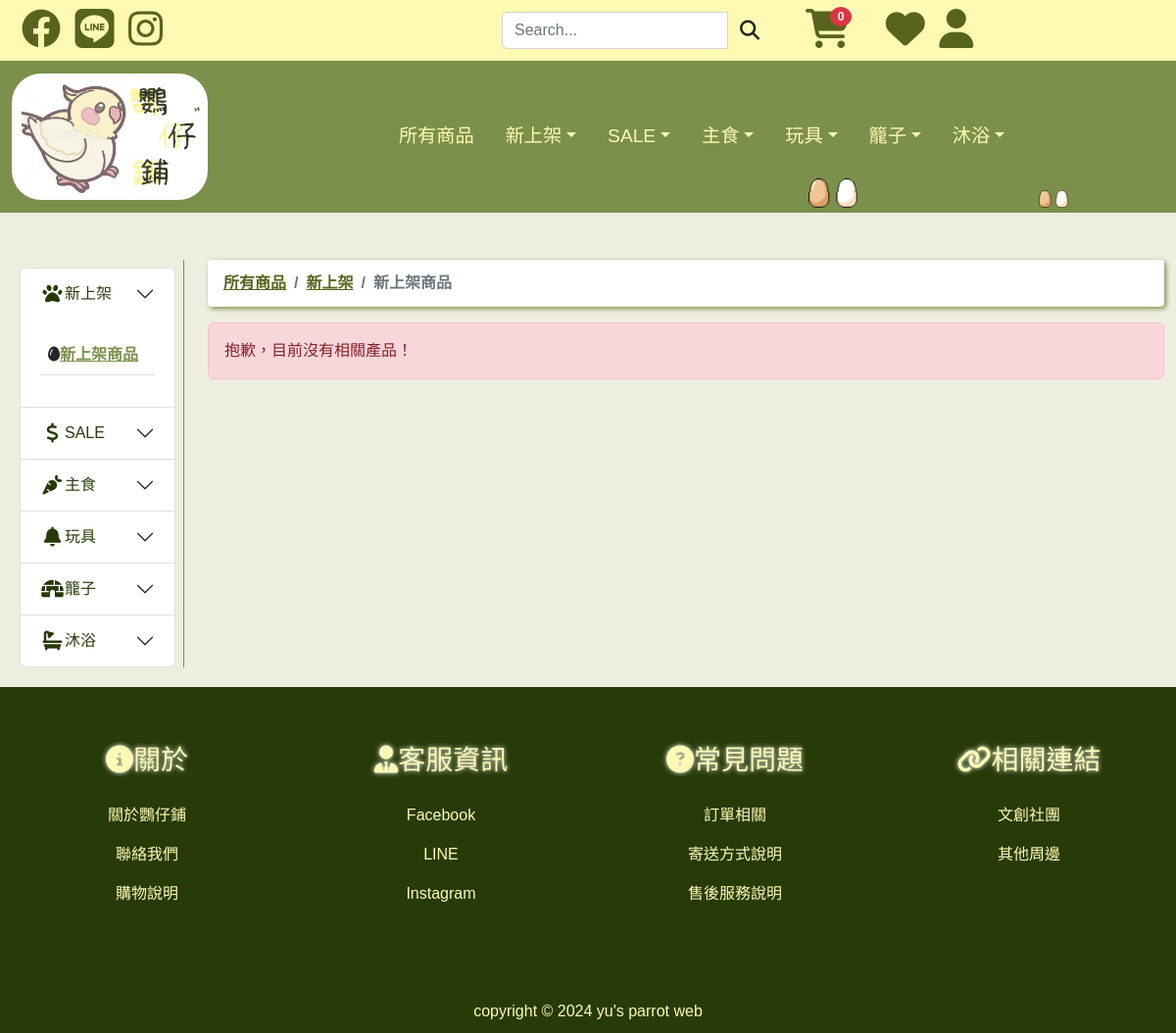
Screenshot of /product.php?classid=128 with the database file from the repository.
### tables this page shows
CREATE TABLE `pyclass` (
  `classid` int(3) NOT NULL COMMENT '產品類別',
  `level` int(2) NOT NULL COMMENT '所在層級',
  `fonticon` varchar(30) NOT NULL COMMENT '字型圖示',
  `cname` varchar(30) NOT NULL COMMENT '類別名稱',
  `sort` int(3) NOT NULL COMMENT '列表排序',
  `uplink` int(3) NOT NULL COMMENT '上層連結',
  `create_date` timestamp NOT NULL DEFAULT current_timestamp() ON UPDATE current_timestamp() COMMENT '建立時間與更新時間'
);

### mod/breadcrumb.php (the view, shortened to what this page needs)
<?php
$level1Open = "";
$level2Open = "";
$level3Open = "";
if(isset($_GET['p_id']) && $_GET['p_id'] != ""){
    $SQLstring = sprintf("SELECT * FROM product,pyclass,(SELECT classid as upclassid, level as uplevel, cname as upcname FROM pyclass WHERE level=1) as uplevel WHERE product.classid=pyclass.classid AND pyclass.uplink=uplevel.upclassid AND product.p_id=%d",$_GET['p_id']);
    $classid_rs = $link->query($SQLstring);
    $data = $classid_rs->fetch();
    $level1Cname = $data['upcname'];
    $level1Upclassid=$data['upclassid'];
    $level1 = $data['uplevel'];
    $level1Open = '<li class="breadcrumb-item"><a href="product.php?classid=' . $level1Upclassid . '&level=' . $level1 . '">' . $level1Cname . '</a></li>';
    $level2Cname = $data['cname'];
    $level2Classid = $data['classid'];
    $level2Open = '<li class="breadcrumb-item"><a href="product.php?classid='.$level2Classid.'">'.$level2Cname.'</a></li>';
    $level3Open = '<li class="breadcrumb-item active" aria-current="page">'.$data['p_name'].'</li>';
} elseif(isset($_GET['search_name'])){
    $level1Open='<li class="breadcrumb-item active" aria-current="page">關鍵字查詢：'.$_GET['search_name'].'</li>';
} elseif (isset($_GET['classid'])) {
    $SQLstring = sprintf("SELECT * FROM pyclass WHERE level=2 AND classid=%d", $_GET['classid']);
    $classid_rs = $link->query($SQLstring);
    $data = $classid_rs->fetch();
    $level2Cname = $data['cname'];
    $level2Uplink = $data['uplink'];
    $level2Open = '<li class="breadcrumb-item active" aria-current="page">' . $level2Cname . '</li>';
    $SQLstring = sprintf("SELECT * FROM pyclass WHERE level=1 and classid=%d", $level2Uplink);
    $classid_rs = $link->query($SQLstring);
    $data = $classid_rs->fetch();
    $level1Cname = $data['cname'];
    $level1 = $data['level'];
    $level1Open = '<li class="breadcrumb-item"><a href="product.php?classid=' . $level2Uplink . '&level=' . $level1 . '">' . $level1Cname . '</a></li>';
}
?>
<nav aria-label="breadcrumb">
    <ol class="breadcrumb">
        <li class="breadcrumb-item"><a href="./product.php">所有商品</a></li>
        <?php echo $level1Open.$level2Open.$level3Open; ?>
    </ol>
</nav>

### mod/header.php (shortened to what this page needs)
<div class="container-fluid">
    <div class="search row">
        <div class="col-md-5">
            <a href="#" title="facebook"><i class="fa-brands fa-facebook"></i></a>
            <a href="#" title="LINE"><i class="fa-brands fa-line"></i></a>
            <a href="#" title="Instagram"><i class="fa-brands fa-instagram"></i></a>
        </div>
        <div class="col-md-3">
            <div class="searchbar">
                <form name="search" action="./product.php" id="search" method="get">
                    <div class="input-group">
                        <input type="text" name="search_name" id="search_name" class="form-control" placeholder="Search..." value="<?php echo (isset($_GET['search_name'])) ? $_GET['search_name'] : ''; ?>" required>
                        <span class="input-group-bth">
                            <button class="btn btn-default" type="submit">
                                <i class="fas fa-search fa-lg"></i>
                            </button>
                        </span>
                    </div>
                </form>
            </div>
        </div>
        <?php
        $SQLstring = "SELECT * FROM cart WHERE orderid is NULL AND ip='" . $_SERVER['REMOTE_ADDR'] . "'";
        $cart_rs = $link->query($SQLstring);
        ?>
        <div class="col-md-4">
            <a href="./cart.php" title="購物車"><i class="fa-solid fa-cart-shopping"></i><span class="badge text-bg-danger"><?php echo ($cart_rs) ? $cart_rs->rowCount() : ''; ?></span></a>
            <a href="#" title="願望清單"><i class="fa-solid fa-heart"></i></a>
            <?php if (!isset($_SESSION['login'])) { ?>
                <a href="./login.php" title="會員中心"><i class="fa-solid fa-user"></i></a>
            <?php } else { ?>
                <a href="#" title="會員中心"><i class="fa-solid fa-user"></i></a>
                <a class="nav-link right" href="javascript:void(0);" title="登出" onclick="btn_confirmLink('是否確定登出？','./mod/logout.php')"><i class="fa-solid fa-right-from-bracket logout"></i></a>
            <?php } ?>
        </div>
    </div>
    <div class="nav row">
        <nav class="navbar navbar-expand-lg">
            <div class="container-fluid">
                <a class="navbar-brand" href="./index.php"><img src="./images/logo.jpg" alt="logo" class="logo" title="鸚仔鋪"></a>
                <div class="collapse navbar-collapse" id="navbarSupportedContent">
                    <ul class="navbar-nav mx-auto mb-2 mb-lg-0">
                        <li class="nav-item">
                            <a class="nav-link" aria-current="page" href="./product.php">所有商品</a>
                        </li>
                        <?php multiList01(); ?>
                    </ul>
                </div>
                <div class="parrotImg">
                    <img src="./images/egg.png" alt="" width="50px">
                    <img src="./images/egg.png" alt="" width="30px">
                </div>
            </div>
        </nav>
    </div>
</div>
<?php
function multiList01()
{
    global $link;
    $SQLstring = "SELECT * FROM pyclass WHERE level=1 ORDER BY sort";
    $pyclass01 = $link->query($SQLstring);
?>
    <?php while ($pyclass01_Rows = $pyclass01->fetch()) { ?>
        <li class="nav-item dropdown">
            <a class="nav-link dropdown-toggle" href="#" role="button" data-bs-toggle="dropdown" aria-expanded="false"><?php echo $pyclass01_Rows['cname']; ?></a>
        </li>
    <?php } ?>
<?php } ?>

### mod/sidebar.php (shortened to what this page needs)
<div class="sidebar pe-2 ps-2 pt-2">
    <?php
    $SQLstring = "SELECT * FROM pyclass WHERE level=1 ORDER BY sort";
    $pyclass01 = $link->query($SQLstring);
    ?>
    <div class="accordion" id="accordionExample">
        <?php while ($pyclass01_Rows = $pyclass01->fetch()) {
            $i = $pyclass01_Rows['classid']; ?>
            <div class="accordion-item">
                <h2 class="accordion-header" id="headingOne<?php echo $i; ?>">
                    <button class="accordion-button collapsed" type="button" data-bs-toggle="collapse" data-bs-target="#collapseOne<?php echo $i; ?>" aria-expanded="true" aria-controls="collapseOne<?php echo $i; ?>">
                        <i class="fas <?php echo $pyclass01_Rows['fonticon']; ?> fa-lg fa-fw"></i><?php echo $pyclass01_Rows['cname']; ?>
                    </button>
                </h2>
                <?php
                if (isset($_GET['p_id'])) {
                    $SQLstring = sprintf("SELECT uplink FROM pyclass,product WHERE pyclass.classid=product.classid AND p_id=%d", $_GET['p_id']);
                    $classid_rs = $link->query($SQLstring);
                    $data = $classid_rs->fetch();
                    $ladder = $data['uplink'];
                } elseif (isset($_GET['level']) && $_GET['level'] == 1) {
                    $ladder = $_GET['classid'];
                } elseif (isset($_GET['classid'])) {
                    $SQLstring = "SELECT uplink FROM pyclass where level=2 and classid=" . $_GET['classid'];
                    $classid_rs = $link->query($SQLstring);
                    $data = $classid_rs->fetch();
                    $ladder = $data['uplink'];
                } else {
                    $ladder = 1;
                }
                $SQLstring = sprintf("SELECT * FROM pyclass where level=2 and uplink=%d order by sort", $pyclass01_Rows['classid']);
                $pyclass02 = $link->query($SQLstring);
                ?>
                <div id="collapseOne<?php echo $i; ?>" class="accordion-collapse collapse <?php echo ($i == $ladder) ? 'show' : ''; ?>" aria-labelledby="headingOne<?php echo $i; ?>" data-bs-parent="#accordionExample">
                    <div class="accordion-body">
                        <table class="table">
                            <tbody>
                                <?php while ($pyclass02_Rows = $pyclass02->fetch()) { ?>
                                    <tr>
                                        <td>
                                            <em class="fas <?php echo $pyclass02_Rows['fonticon']; ?>"><a href="product.php?classid=<?php echo $pyclass02_Rows['classid']; ?>"><?php echo $pyclass02_Rows['cname']; ?></a>
                                        </td>
                                    </tr>
                                <?php } ?>
                            </tbody>
                        </table>
                    </div>
                </div>
            </div>
        <?php $i++;
        } ?>
    </div>
</div>

### style.css (style rules this page uses)
* { padding: 0px; margin: 0px; box-sizing: border-box; font-family: Arial, '微軟正黑體'; }
body { background-color: #eeeee0; }
.header .search a { color: #58641D; font-size: 2.5em; margin-left: 10px; }
.nav ul li { margin-left: 1em; }
.header .searchbar { padding-top: 12px; padding-bottom: 12px; }
.nav { background-color: #7b904b; }
.nav li a { color: #FFFAB3; font-size: 1.2em; }
.parrotImg { position: absolute; right: 0; bottom: 5px; display: flex; align-items: flex-end; }
.parrotImg img { margin-right: 5px; bottom: 0; }
.logo { width: 200px; border-radius: 30px; }
.sidebar { height: 100%; border-right: 1px solid #7B904B; }
.sidebar a { color: #7b904b; }
.sidebar .accordion { --bs-accordion-color: #273B09; --bs-accordion-bg: #fff; --bs-accordion-btn-color: #273B09; --bs-accordion-btn-focus-border-color: #7b904b; --bs-accordion-active-color: #273B09; --bs-accordion-active-bg: #FFFAB3; --bs-accordion-btn-focus-box-shadow: 0 0 0 0.25rem rgba(94, 168, 116, 0.25); }
.breadcrumb { display: flex; flex-wrap: wrap; padding: 0.75rem 1rem; margin-bottom: 1rem; list-style: none; border-radius: 0.25rem; box-shadow: 2px 2px 5px #7B904B; font-weight: bolder; background-color: #fff; }
.breadcrumb a { color:#58641d; }
.badge.text-bg-danger { font-size: 30%; color: #fff !important; border-radius: 50%; position: relative; left: -20px; top: -23px; }

### rows the page displays
pyclass: cname "新上架"
pyclass: cname "SALE"
pyclass: cname "主食"
pyclass: cname "玩具"
pyclass: cname "籠子"
pyclass: cname "沐浴"
pyclass: cname "新上架商品"

### other values shown
$cart_rs->rowCount() "0"
